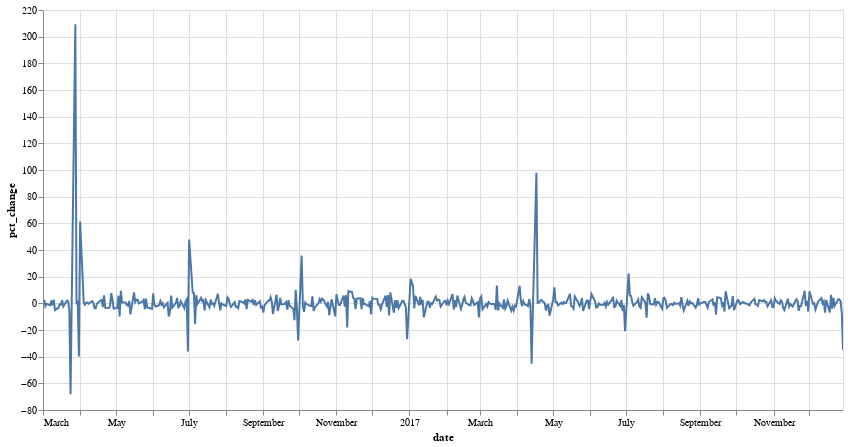

This figure's notebook cell:
### Code cell
#DAILY PERCENT CHANGE FOR EFF
daily_pct_change = 100 * (obf['value'].pct_change())
daily_pct_change
#Plotting the daily percent change
obf['pct_change'] = daily_pct_change
scales = alt.selection_interval(bind='scales')

alt.Chart(obf).mark_line().encode(
    x='date',
    y='pct_change'
).add_selection(scales).properties(
    width=800,
    height=400
)

### Figure 1 — Vega-Lite specification as saved in the notebook (floating-point values rounded to 4 significant figures; data arrays with more than 128 entries replaced by an {"elided": "..."} marker saying what was removed)
{"config": {"view": {"continuousWidth": 400, "continuousHeight": 300}}, "data": {"name": "data-1f7a0c06700aab7f94ff38c45befbcb5"}, "mark": "line", "encoding": {"x": {"type": "temporal", "field": "date"}, "y": {"type": "quantitative", "field": "pct_change"}}, "height": 400, "selection": {"selector006": {"type": "interval", "bind": "scales"}}, "width": 800, "$schema": "https://vega.github.io/schema/vega-lite/v4.8.1.json", "datasets": {"data-1f7a0c06700aab7f94ff38c45befbcb5": {"elided": "479 records"}}}
